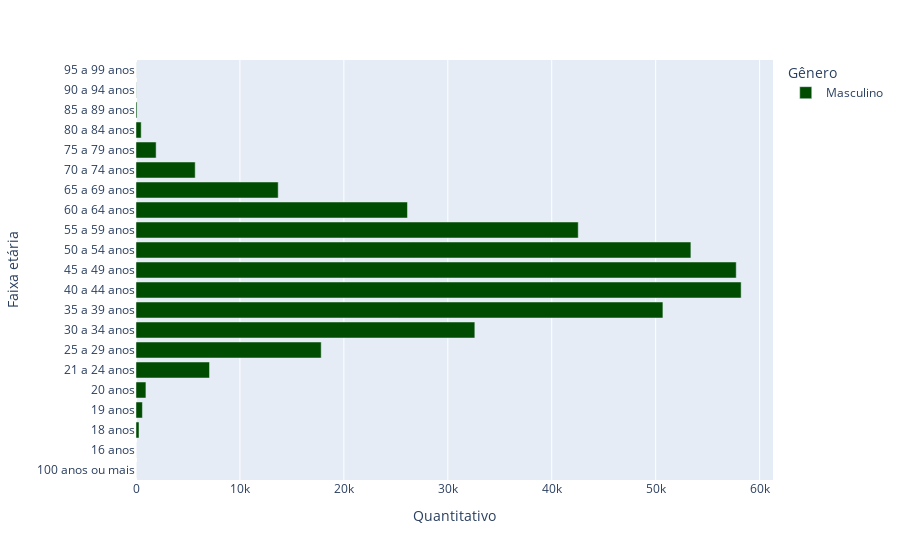

Here is the notebook cell this chart was saved with:
### Code cell
plot_masc = px.bar(
    data_frame=df_estrutura_etaria_m,
    x='Quantitativo',
    y='Faixa etária',
    color='Gênero',
    color_discrete_sequence=['#004c00'],  # Especificando uma cor verde escura manualmente
    orientation='h'
)

# Mostrar o gráfico
plot_masc.show()

### Figure 1 — Plotly figure (JSON) as saved in the notebook; plotly's stock layout.template omitted (floating-point values rounded to 4 significant figures)
{"data": [{"alignmentgroup": "True", "hovertemplate": "Gênero=Masculino<br>Quantitativo=%{x}<br>Faixa etária=%{y}<extra></extra>", "legendgroup": "Masculino", "marker": {"color": "#004c00", "pattern": {"shape": ""}}, "name": "Masculino", "offsetgroup": "Masculino", "orientation": "h", "showlegend": true, "textposition": "auto", "type": "bar", "x": [1, 1, 292, 618, 954, 7074, 17819, 32601, 50696, 58224, 57752, 53387, 42550, 26118, 13682, 5696, 1938, 501, 100, 16, 5], "xaxis": "x", "y": ["100 anos ou mais", "16 anos", "18 anos", "19 anos", "20 anos", "21 a 24 anos", "25 a 29 anos", "30 a 34 anos", "35 a 39 anos", "40 a 44 anos", "45 a 49 anos", "50 a 54 anos", "55 a 59 anos", "60 a 64 anos", "65 a 69 anos", "70 a 74 anos", "75 a 79 anos", "80 a 84 anos", "85 a 89 anos", "90 a 94 anos", "95 a 99 anos"], "yaxis": "y"}], "layout": {"autosize": true, "barmode": "relative", "legend": {"title": {"text": "Gênero"}, "tracegroupgap": 0}, "margin": {"t": 60}, "xaxis": {"anchor": "y", "autorange": true, "domain": [0, 1], "range": [0, 61290.0], "title": {"text": "Quantitativo"}, "type": "linear"}, "yaxis": {"anchor": "x", "autorange": true, "domain": [0, 1], "range": [-0.5, 20.5], "title": {"text": "Faixa etária"}, "type": "category"}}}
